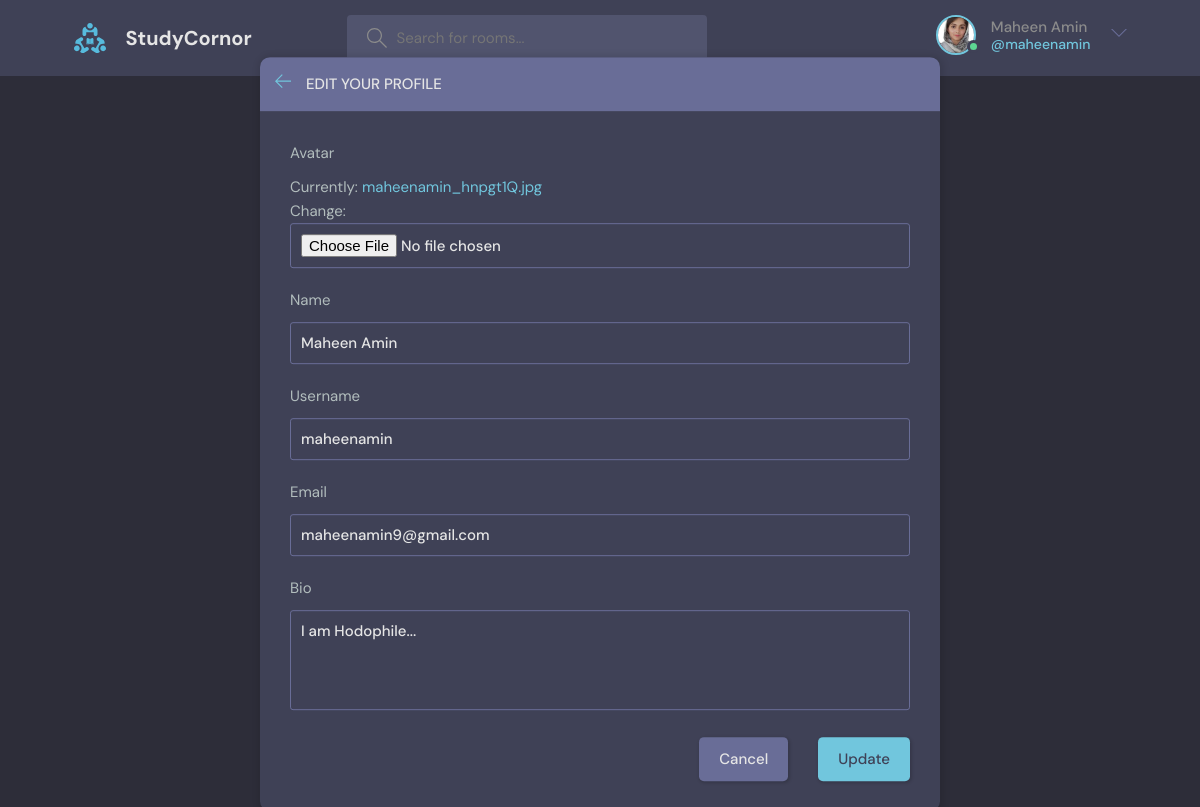
The app's page /updateUser/ (signed in) with its own data.
### base/models.py (models this page shows)
class User(AbstractUser):
    name = models.CharField(max_length=200, null=True)
    email = models.EmailField(unique=True)
    bio = models.TextField(null=True)
    avatar = models.ImageField(null=True, default='avatar.svg')
    USERNAME_FIELD = 'email'
    REQUIRED_FIELDS = []

### base/views.py (the view, shortened to what this page needs)
# urls.py: path('updateUser/', views.updateUser, name="updateUser"),
@login_required(login_url='signIn')
def updateUser(request):
    user = request.user
    form = UserForm(instance=user)
    context = {'form': form}
    return render(request, 'base/updateUser.html', context)

### base/forms.py
class UserForm(ModelForm):
    class Meta:
        model = User
        fields = ["avatar", "name", "username", "email", "bio"]

### base/templates/base/updateUser.html (shortened to what this page needs)
{% extends 'base.html' %}
{% block content %}
<main class="update-account layout">
  <div class="container">
      <div class="layout__box">
          <div class="layout__boxHeader">
              <div class="layout__boxTitle">
                  <a href={% url 'userProfile' user.id %}>
                      <svg version="1.1" xmlns="http://www.w3.org/2000/svg" width="32" height="32"
                          viewBox="0 0 32 32">
                          <title>arrow-left</title>
                          <path
                              d="M13.723 2.286l-13.723 13.714 13.719 13.714 1.616-1.611-10.96-10.96h27.625v-2.286h-27.625l10.965-10.965-1.616-1.607z">
                          </path>
                      </svg>
                  <h3>Edit your profile</h3>
              </div>
          </div>
          <div class="layout__body">
              <form class="form" method='POST' action='' enctype="multipart/form-data">
                {% for field in form %}
                <div class="form__group">
                  <label for="profile_pic">{{ field.label }}</label>
                  {{ field }}
                </div>
                {% endfor %}
                <div class="form__action">
                  <a class="btn btn--dark" href={% url 'userProfile' user.id %}>Cancel</a>
                  <button class="btn btn--main" type="submit">Update</button>
                </div>
              </form>
          </div>
      </div>
  </div>
</main>
{% endblock content %}

### templates/navbar.html (shortened to what this page needs)
{% load static %}
<header class="header header--loggedIn">
    <div class="container">
      <a href={% url 'home' %} class="header__logo">
        <img src={% static 'images/logo.svg' %} />
        <h1>StudyCornor</h1>
      </a>
      <form class="header__search" action={% url 'home' %}>
        <label>
          <input name="q" placeholder="Search for rooms..." />
        </label>
      <nav class="header__menu">
        {% if request.user.is_authenticated %}
        <div class="header__user">
          <a href={% url 'updateUser' %}>
            <div class="avatar avatar--medium active">
              <img src={{ request.user.avatar.url }}/>
            </div>
            <p>{{ request.user.name }} <span>@{{ request.user.username }}</span></p>
          <button class="dropdown-button">
            <svg version="1.1" xmlns="http://www.w3.org/2000/svg" width="32" height="32" viewBox="0 0 32 32">
              <title>chevron-down</title>
              <path d="M16 21l-13-13h-3l16 16 16-16h-3l-13 13z"></path>
            </svg>
          </button>
        </div>
        {% else %}
        <a href={% url 'signIn' %}>
          <img src={% static 'images/avatar.svg' %} />
          <p>Login</p>
        </a>
        {% endif %}
      </nav>
    </div>
</header>

### records on screen
User: user.avatar (picture), user.name "Maheen Amin", user.username "maheenamin", form "Maheen Amin" "maheenamin" "maheenamin9@gmail.com" "I am Hodophile..."

### other values on screen
{{ field.label }} "Avatar" "Name" "Username" "Email" "Bio"
